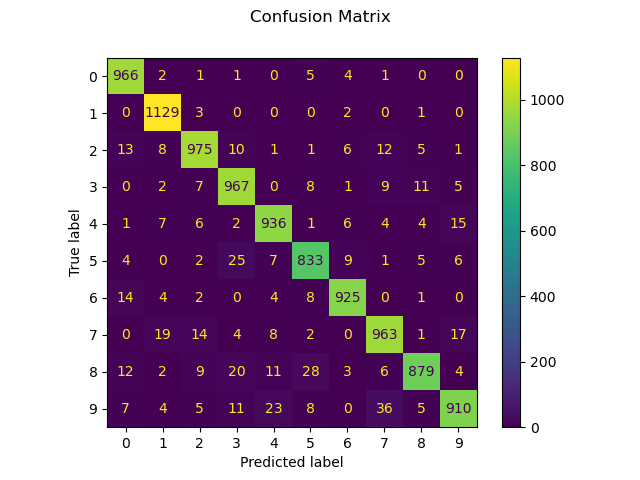

Write Python code to recreate this figure.
import pandas as pd
import numpy as np
from sklearn.preprocessing import StandardScaler
from sklearn.decomposition import PCA
from scipy import spatial
from scipy.stats import mode
from sklearn.metrics import confusion_matrix
import matplotlib.pyplot as plt
from sklearn import datasets, svm, metrics

train_data = pd.read_csv("../mnist_train.csv", header=None)
test_data = pd.read_csv("../mnist_test.csv", header=None)

train_labels = train_data.iloc[:, 0].to_numpy()
train_data = train_data.iloc[:, 1:]  # Spalte 0 entfernen

test_labels = test_data.iloc[:, 0].to_numpy()
test_data = test_data.iloc[:, 1:]  # Spalte 0 entfernen


# Z-Transform for train and test datasets
train_data_z = StandardScaler().fit_transform(train_data)
test_data_z = StandardScaler().fit_transform(test_data)

# PCA for train and test datasets
pca = PCA(n_components=.95)
pca.fit(train_data_z)
pca.fit(test_data_z)
train_data_pca = pca.transform(train_data_z)
test_data_pca = pca.transform(test_data_z)

def knn_kdtree(train_data_pca, test_data_pca, k, train_labels, testsize):

    result = np.array([])
    kd_tree = spatial.KDTree(train_data_pca,leafsize=10)
    
    for i in range(0, len(test_data_pca), testsize):
        
        dist, neighbour_index = kd_tree.query(test_data_pca[i:i+testsize, None],p=2,k=k, workers = -1)
        neighbour_label = train_labels[neighbour_index]
        group_result = [mode(neighbour_label, axis=2, keepdims=True)[0]]
        group_result = np.squeeze(np.array(group_result)).astype(int)  # Konvertierung zu einem Integer-Array
        result = result.astype(int)
        result = np.concatenate((result, group_result), axis=0)  # Verkettung der Ergebnisse

    return result

results = []
accuracies = []
k=4

#for k in k_values:
print('Calculaltion for k=',k)

# Calculate knn with kdtree
result = knn_kdtree(train_data_pca, test_data_pca, k, train_labels, 200)
results.append(result)

# Calculate accuracy
accuracy = np.mean(result == test_labels[:len(result)]) * 100
accuracies.append(accuracy)
print("Accuracy for k =", k, "is", accuracy)

# Confusion matrix for the best k (k=4)
disp = metrics.ConfusionMatrixDisplay.from_predictions(test_labels, result)
disp.figure_.suptitle("Confusion Matrix")
print(f"Confusion matrix:\n{disp.confusion_matrix}")

plt.show()
